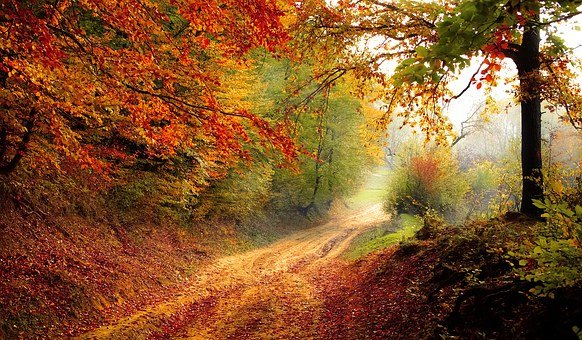
#> input picture nature2.jpg, 582 x 340 px
$ jupyter execute 'Task-4.2 Take 2 image crop some part of both image and swap it..ipynb'
#> lines starting #> are read from the running program, lines starting #| are printed output that depends on the picture
[cell 1]
#importing numpy
import numpy as np

[cell 2]
#importing OpenCV
import cv2

[cell 3]
img=cv2.imread("nature2.jpg")
#> img is the input picture: shape (340, 582, 3); mean B, G, R 46, 86.6, 133

[cell 4]
#image1
img1 = cv2.imread("nature.jpg")
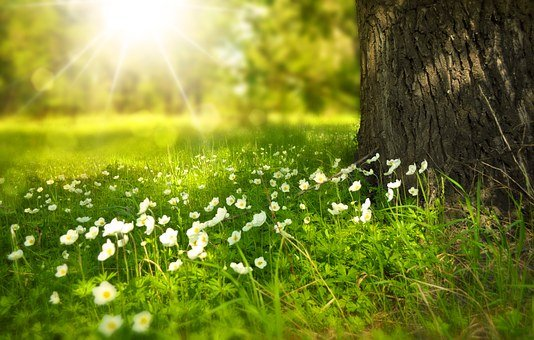
#> input picture nature.jpg, 534 x 340 px
#> img1 is the input picture: shape (340, 534, 3); mean B, G, R 45.4, 133.1, 122.5

[cell 5]
#image2
img2 = cv2.imread("nature2.jpg")

[cell 6]
#display of image1
cv2.imshow('Hello',img1)
cv2.waitKey()
cv2.destroyAllWindows()

[cell 7]
#display of image2
cv2.imshow('Hi',img2)
cv2.waitKey()
cv2.destroyAllWindows()

[cell 8]
cimg1 = img1[100:250,200:500]
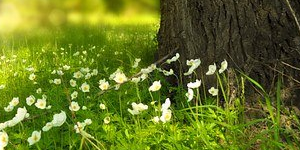
#> cimg1: shape (150, 300, 3); mean B, G, R 34.9, 116.4, 101.6

[cell 9]
img[100:250,200:500]=cimg1
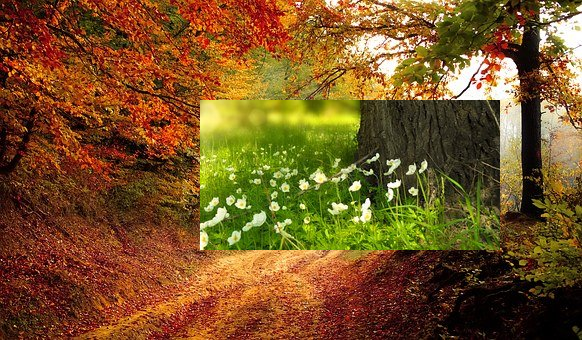
#> img: shape (340, 582, 3); mean B, G, R 37.9, 83.7, 119.9

[cell 10]
cv2.imshow('Hello',img)
cv2.waitKey()
cv2.destroyAllWindows()

[cell 11]
cimg=img2[100:250,100:500]
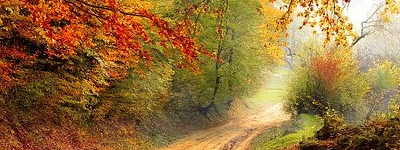
#> cimg: shape (150, 400, 3); mean B, G, R 59.3, 111.4, 148

[cell 12]
img1[100:250,100:500]=cimg
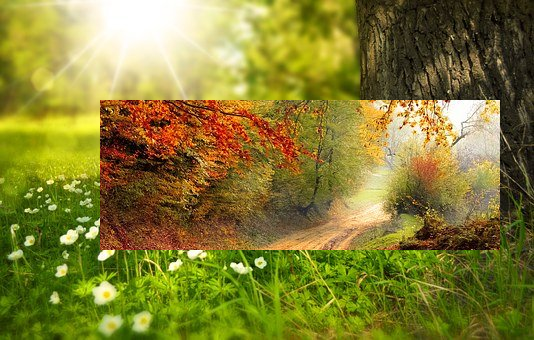
#> img1: shape (340, 534, 3); mean B, G, R 51.8, 126.1, 132.3
